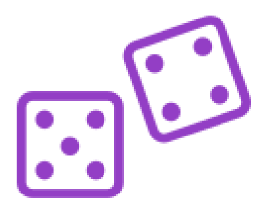
#> input picture scikit-image/09-contours/zar.png, 270 x 219 px
$ jupyter execute contours.ipynb
#> lines starting #> are read from the running program, lines starting #| are printed output that depends on the picture; after the words box and inside, x2 and y2 are one past the last pixel; in counts of white or black regions, pixels touching at a corner belong together
# Contours
- Nesnenin sınırlarını bulmak için kullanılır.
- Böylece bir görüntüdeki boyutu ölçebilir, şekilleri sınıflandırabilir veya nesne sayısını belirleyebiliriz
- Contour detection için görüntü bazı ön işlemlerden geçirilir. Görüntüyü gri tonlamaya çeviririz.
- Daha sonra binary siyah-beyaz bir görüntü elde etmek için threshold işlemi uygularız.
- Ardından scikit-image kütüphanesindeki find_contours fonksiyonunu kullanarak konturları buluruz.

[cell 1]
import matplotlib.pyplot as plt
image = plt.imread('zar.png')
#> image is the input picture: shape (219, 270, 3) float32; mean R, G, B 0.934, 0.881, 0.964
plt.imshow(image), plt.axis('off'), plt.title('Original Image');

[cell 2]
# Preprocessing
# rgb to gray
from skimage import color
image = color.rgb2gray(image)
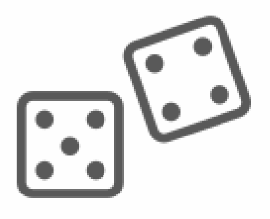
#> image: shape (219, 270) float32; min 0.352, max 1, mean 0.898
plt.imshow(image, cmap='gray'), plt.axis('off'), plt.title('Gray Image');

[cell 3]
from skimage.filters import threshold_otsu
# Binarize the image
thresh = threshold_otsu(image)
#> thresh = 0.69

thresholded_image = image <= thresh
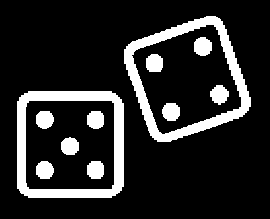
#> thresholded_image: shape (219, 270) bool; 15.8% white; 11 white regions, largest, box (x1, y1, x2, y2) and area: (17, 91, 124, 198) 3505, (124, 16, 251, 142) 3463, (194, 37, 212, 56) 277
plt.imshow(thresholded_image, cmap='gray'), plt.axis('off'), plt.title('Thresholded Image');

[cell 4]
# Contour Detection
from skimage import measure
# 0.8 is the contour level - 0-1 araasında değişir 1 e ne kadar yakınsa o kadar hassastır
contours = measure.find_contours(thresholded_image, 0.8) # Görüntünün tüm konturlarını içeren bir liste döndürür.
#> contours = 13 point arrays, longest 507 points

# Display the image and plot all contours found
fig, ax = plt.subplots()
ax.imshow(thresholded_image, cmap=plt.cm.gray)

for n, contour in enumerate(contours):
    ax.plot(contour[:, 1], contour[:, 0], linewidth=4)
#> this loop made 13 passes

ax.axis('image')
ax.set_xticks([])
ax.set_yticks([])
plt.show()
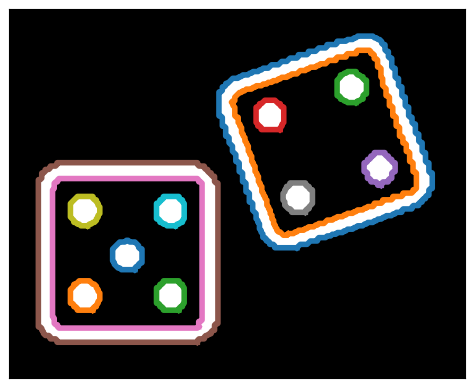
#> figure drawn by matplotlib, 1 panel

[cell 5]
# Tespit edilen contourları inceleyelim
for contour in contours:
    print(contour.shape)
